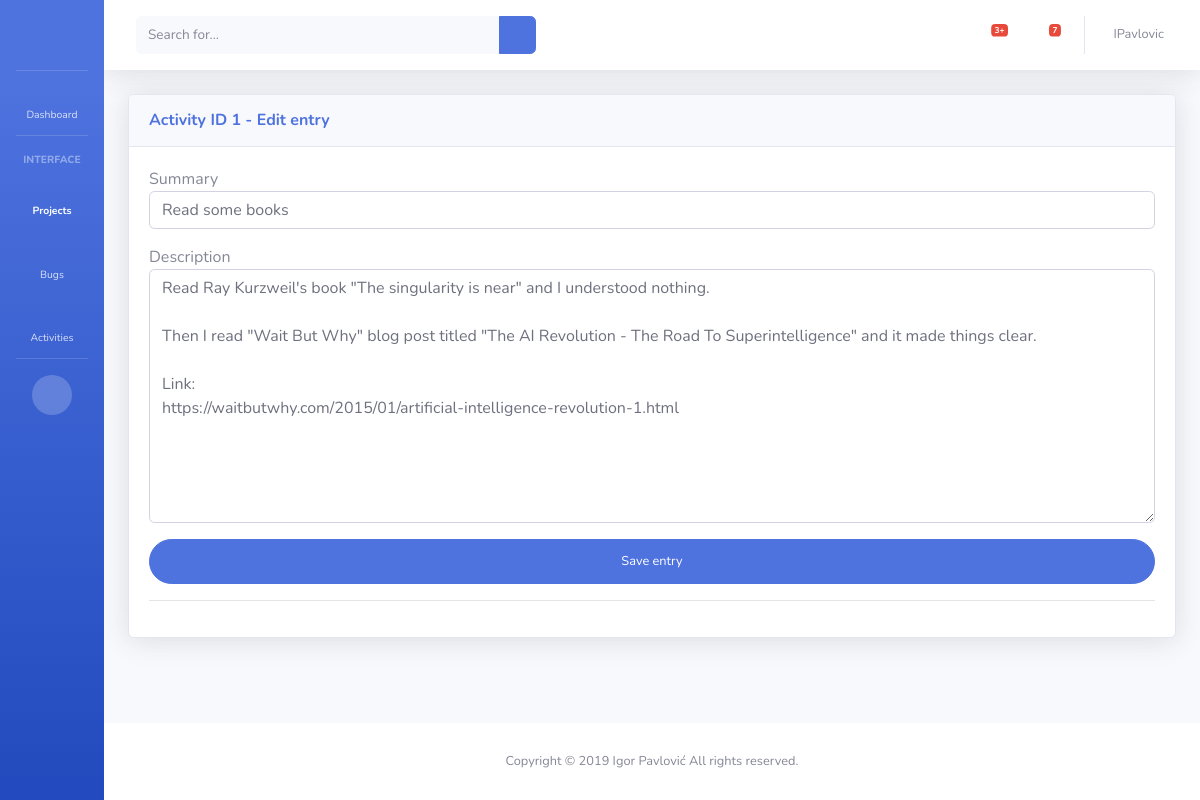
Screenshot of /activity/1/edit/ (signed in) with the database file from the repository.
### users/models.py (models this page shows, shortened)
class CustomUser(AbstractUser):
    image = models.ImageField(upload_to='image/users/', blank=True, null=True)
    def get_absolute_url(self):
        return f"/users/{self.id}"
    def get_edit_url(self):
        return f"{self.get_absolute_url()}/edit"

### activity/models.py (models this page shows, shortened)
class Activity(models.Model):
    author       = models.ForeignKey(settings.AUTH_USER_MODEL, null=True, on_delete=models.SET_NULL, related_name='activities')
    bug          = models.ForeignKey(Bug, on_delete=models.CASCADE, related_name='activities')
    summary      = models.CharField(max_length=120)
    content      = models.TextField(null=True, blank=True)
    created_on   = models.DateTimeField(auto_now_add=True)
    updated_on   = models.DateTimeField(auto_now=True)
    objects      = ActivityManager()

### activity/views.py (the view)
# urls.py: path("<int:id>/edit/", edit),
@login_required
def edit(request, id):
    obj = get_object_or_404(app_model, id = id)
    form = app_form(request.POST or None, instance = obj)
    if form.is_valid():
        form.save()
        return redirect(f"/bug/{obj.bug.id}")
    template = "form.html"
    context = {
                "appname_lower": appname_lower,
                "appname_caps": appname_caps,
                "page_title": f"{appname_caps} ID {id} - Edit entry",
                "form": form,
                }
    return render(request, template, context)

### activity/forms.py
class ActivityModelForm(forms.ModelForm):
    class Meta:
        model = Activity
        fields = ['summary', 'content', ]
        labels = {
            'summary':'Summary',
            'content':'Description',
        }
        widgets = {
            'summary': forms.TextInput(attrs={'class':'form-control', 'placeholder':'Summary of the performed actions'}),
            'content': forms.Textarea(attrs={'class':'form-control', 'placeholder':'Detailed description of performed actions'}),
        }

### activity/models.py (called while the page is built)
    def get_queryset(self):
        return ActivityQuerySet(self.model, using=self._db)

### bug/templatetags/js.py (called while the page is built)
@register.filter(is_safe=True)
def js(obj):
    return mark_safe(json.dumps(obj))

### templates/form.html (shortened to what this page needs)
{% extends "base/content.html" %}
{% block content %}
    {% load formcss %}
    <form class="user" method="post" action="." enctype='multipart/form-data'>
            {% if custom_form_template %}
                {% include appname_lower|add:"/form_custom.html" %}
            {% else %}
                {% for field in form %}
                <div class="form-group row">
                    <div class="col-12">
                    {{ field.label }}
                    {{ field }}
                </div>
                </div>
                {% endfor %}
            {% endif %}
            <button type="submit" class="btn btn-primary btn-user btn-block" value="submit">
            Save entry
            </button>
            <hr>
    </form>
{% endblock content %}

### templates/base/topbar.html (shortened to what this page needs)
<nav class="navbar navbar-expand navbar-light bg-white topbar mb-4 static-top shadow">
    <form class="d-none d-sm-inline-block form-inline mr-auto ml-md-3 my-2 my-md-0 mw-100 navbar-search" action="/search/">
      <div class="input-group">
        <input name="q" type="search" class="form-control bg-light border-0 small" placeholder="Search for..." aria-label="Search" aria-describedby="basic-addon2">
        <div class="input-group-append">
          <button class="btn btn-primary" type="submit">
            <i class="fas fa-search fa-sm"></i>
          </button>
        </div>
      </div>
    </form>
    <ul class="navbar-nav ml-auto">
      {% if request.user.is_authenticated %}
      <li class="nav-item dropdown no-arrow mx-1">
        <a class="nav-link dropdown-toggle" href="#" id="alertsDropdown" role="button" data-toggle="dropdown" aria-haspopup="true" aria-expanded="false">
          <i class="fas fa-bell fa-fw"></i>
          <span class="badge badge-danger badge-counter">3+</span>
        </a>
      </li>
      <li class="nav-item dropdown no-arrow mx-1">
        <a class="nav-link dropdown-toggle" href="#" id="messagesDropdown" role="button" data-toggle="dropdown" aria-haspopup="true" aria-expanded="false">
          <i class="fas fa-envelope fa-fw"></i>
          <span class="badge badge-danger badge-counter">7</span>
        </a>
      </li>
      <li class="nav-item dropdown no-arrow">
        <a class="nav-link dropdown-toggle" href="#" id="userDropdown" role="button" data-toggle="dropdown" aria-haspopup="true" aria-expanded="false">
          <span class="mr-2 d-none d-lg-inline text-gray-600 small">{{ request.user.username }}</span>
        </a>
      </li>
      {% endif %}
    </ul>
  </nav>

### rows the page displays
CustomUser: user.username "IPavlovic"
Activity: form "Read some books" "Read Ray Kurzweil's book \"The singularity is near\" and I understood nothing. Then I read \"Wait But Why\" blog post titled \"The AI Revolution - The Road To Superintelligence\" and it made things clear. Link: https://waitbutwhy.com/2015/01/artificial-intelligence-revolution-1.html"

### other values shown
{{ page_title }} "Activity ID 1 - Edit entry"
{{ field.label }} "Summary" "Description"
